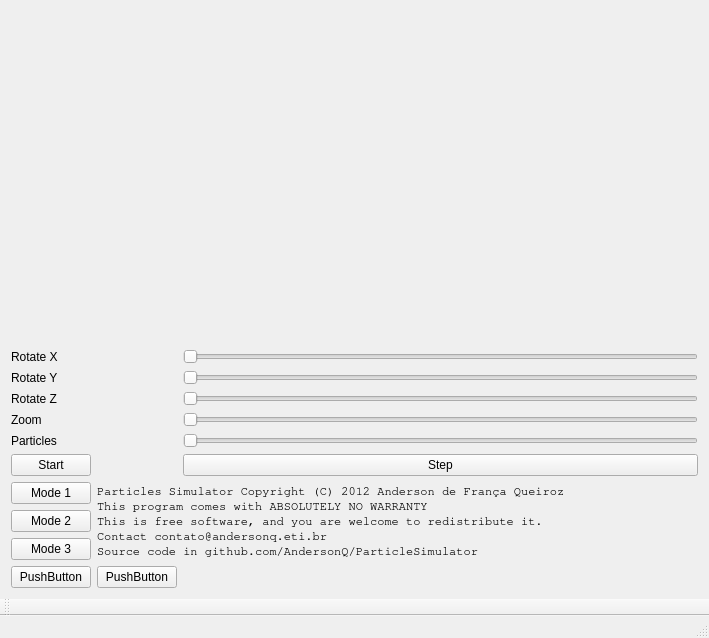
<?xml version="1.0" encoding="UTF-8"?>
<ui version="4.0">
 <class>MainWindow</class>
 <widget class="QMainWindow" name="MainWindow">
  <property name="geometry">
   <rect>
    <x>0</x>
    <y>0</y>
    <width>709</width>
    <height>638</height>
   </rect>
  </property>
  <property name="windowTitle">
   <string>Simulador de Partículas</string>
  </property>
  <widget class="QWidget" name="centralWidget">
   <layout class="QGridLayout" name="gridLayout">
    <item row="0" column="0" rowspan="2" colspan="3">
     <widget class="OpenGL" name="widget" native="true"/>
    </item>
    <item row="2" column="2">
     <widget class="QSlider" name="xslider">
      <property name="maximum">
       <number>360</number>
      </property>
      <property name="orientation">
       <enum>Qt::Horizontal</enum>
      </property>
     </widget>
    </item>
    <item row="3" column="2">
     <widget class="QSlider" name="yslider">
      <property name="maximum">
       <number>360</number>
      </property>
      <property name="orientation">
       <enum>Qt::Horizontal</enum>
      </property>
     </widget>
    </item>
    <item row="4" column="2">
     <widget class="QSlider" name="zslider">
      <property name="maximum">
       <number>360</number>
      </property>
      <property name="orientation">
       <enum>Qt::Horizontal</enum>
      </property>
     </widget>
    </item>
    <item row="2" column="0">
     <widget class="QLabel" name="labelx">
      <property name="text">
       <string>Rotate X</string>
      </property>
     </widget>
    </item>
    <item row="3" column="0">
     <widget class="QLabel" name="labely">
      <property name="text">
       <string>Rotate Y</string>
      </property>
     </widget>
    </item>
    <item row="4" column="0">
     <widget class="QLabel" name="labelz">
      <property name="text">
       <string>Rotate Z</string>
      </property>
     </widget>
    </item>
    <item row="5" column="0">
     <widget class="QLabel" name="labelzoom">
      <property name="text">
       <string>Zoom</string>
      </property>
     </widget>
    </item>
    <item row="5" column="2">
     <widget class="QSlider" name="zoomsider">
      <property name="minimum">
       <number>1</number>
      </property>
      <property name="maximum">
       <number>100</number>
      </property>
      <property name="orientation">
       <enum>Qt::Horizontal</enum>
      </property>
     </widget>
    </item>
    <item row="6" column="2">
     <widget class="QSlider" name="particleNum">
      <property name="minimum">
       <number>1</number>
      </property>
      <property name="maximum">
       <number>1000</number>
      </property>
      <property name="orientation">
       <enum>Qt::Horizontal</enum>
      </property>
     </widget>
    </item>
    <item row="6" column="0">
     <widget class="QLabel" name="label">
      <property name="text">
       <string>Particles</string>
      </property>
     </widget>
    </item>
    <item row="7" column="0">
     <widget class="QPushButton" name="pushButton_2">
      <property name="text">
       <string>Start</string>
      </property>
     </widget>
    </item>
    <item row="11" column="1" rowspan="3" colspan="2">
     <widget class="QLabel" name="label_2">
      <property name="font">
       <font>
        <family>Nimbus Mono L</family>
       </font>
      </property>
      <property name="text">
       <string>Particles Simulator Copyright (C) 2012 Anderson de França Queiroz
This program comes with ABSOLUTELY NO WARRANTY
This is free software, and you are welcome to redistribute it.
Contact contato@andersonq.eti.br
Source code in github.com/AndersonQ/ParticleSimulator</string>
      </property>
     </widget>
    </item>
    <item row="7" column="2">
     <widget class="QPushButton" name="stepButton">
      <property name="text">
       <string>Step</string>
      </property>
     </widget>
    </item>
    <item row="11" column="0">
     <widget class="QPushButton" name="pushButton">
      <property name="text">
       <string>Mode 1</string>
      </property>
     </widget>
    </item>
    <item row="12" column="0">
     <widget class="QPushButton" name="pushButton_3">
      <property name="text">
       <string>Mode 2</string>
      </property>
     </widget>
    </item>
    <item row="13" column="0">
     <widget class="QPushButton" name="pushButton_4">
      <property name="text">
       <string>Mode 3</string>
      </property>
     </widget>
    </item>
    <item row="14" column="0">
     <widget class="QPushButton" name="pushButton_5">
      <property name="text">
       <string>PushButton</string>
      </property>
     </widget>
    </item>
    <item row="14" column="1">
     <widget class="QPushButton" name="pushButton_6">
      <property name="text">
       <string>PushButton</string>
      </property>
     </widget>
    </item>
   </layout>
  </widget>
  <widget class="QMenuBar" name="menuBar">
   <property name="geometry">
    <rect>
     <x>0</x>
     <y>0</y>
     <width>709</width>
     <height>25</height>
    </rect>
   </property>
  </widget>
  <widget class="QToolBar" name="mainToolBar">
   <attribute name="toolBarArea">
    <enum>BottomToolBarArea</enum>
   </attribute>
   <attribute name="toolBarBreak">
    <bool>false</bool>
   </attribute>
  </widget>
  <widget class="QStatusBar" name="statusBar"/>
 </widget>
 <layoutdefault spacing="6" margin="11"/>
 <customwidgets>
  <customwidget>
   <class>OpenGL</class>
   <extends>QWidget</extends>
   <header>opengl.h</header>
   <container>1</container>
   <slots>
    <slot>xslot(int)</slot>
    <slot>yslot(int)</slot>
    <slot>zslot(int)</slot>
    <slot>zoomslot(int)</slot>
    <slot>Step()</slot>
    <slot>set_num_particles(int)</slot>
    <slot>stepbt()</slot>
    <slot>startbt()</slot>
    <slot>timer_inc()</slot>
    <slot>mode1()</slot>
    <slot>mode2()</slot>
    <slot>mode3()</slot>
    <slot>sizep()</slot>
    <slot>sizem()</slot>
   </slots>
  </customwidget>
 </customwidgets>
 <resources/>
 <connections>
  <connection>
   <sender>xslider</sender>
   <signal>valueChanged(int)</signal>
   <receiver>widget</receiver>
   <slot>xslot(int)</slot>
   <hints>
    <hint type="sourcelabel">
     <x>465</x>
     <y>328</y>
    </hint>
    <hint type="destinationlabel">
     <x>75</x>
     <y>103</y>
    </hint>
   </hints>
  </connection>
  <connection>
   <sender>yslider</sender>
   <signal>valueChanged(int)</signal>
   <receiver>widget</receiver>
   <slot>yslot(int)</slot>
   <hints>
    <hint type="sourcelabel">
     <x>600</x>
     <y>353</y>
    </hint>
    <hint type="destinationlabel">
     <x>168</x>
     <y>103</y>
    </hint>
   </hints>
  </connection>
  <connection>
   <sender>zslider</sender>
   <signal>valueChanged(int)</signal>
   <receiver>widget</receiver>
   <slot>zslot(int)</slot>
   <hints>
    <hint type="sourcelabel">
     <x>600</x>
     <y>378</y>
    </hint>
    <hint type="destinationlabel">
     <x>252</x>
     <y>103</y>
    </hint>
   </hints>
  </connection>
  <connection>
   <sender>zoomsider</sender>
   <signal>valueChanged(int)</signal>
   <receiver>widget</receiver>
   <slot>zoomslot(int)</slot>
   <hints>
    <hint type="sourcelabel">
     <x>632</x>
     <y>403</y>
    </hint>
    <hint type="destinationlabel">
     <x>348</x>
     <y>103</y>
    </hint>
   </hints>
  </connection>
  <connection>
   <sender>particleNum</sender>
   <signal>valueChanged(int)</signal>
   <receiver>widget</receiver>
   <slot>set_num_particles(int)</slot>
   <hints>
    <hint type="sourcelabel">
     <x>380</x>
     <y>428</y>
    </hint>
    <hint type="destinationlabel">
     <x>113</x>
     <y>103</y>
    </hint>
   </hints>
  </connection>
  <connection>
   <sender>stepButton</sender>
   <signal>pressed()</signal>
   <receiver>widget</receiver>
   <slot>stepbt()</slot>
   <hints>
    <hint type="sourcelabel">
     <x>357</x>
     <y>461</y>
    </hint>
    <hint type="destinationlabel">
     <x>398</x>
     <y>73</y>
    </hint>
   </hints>
  </connection>
  <connection>
   <sender>pushButton_2</sender>
   <signal>clicked()</signal>
   <receiver>widget</receiver>
   <slot>startbt()</slot>
   <hints>
    <hint type="sourcelabel">
     <x>90</x>
     <y>460</y>
    </hint>
    <hint type="destinationlabel">
     <x>90</x>
     <y>85</y>
    </hint>
   </hints>
  </connection>
  <connection>
   <sender>pushButton</sender>
   <signal>clicked()</signal>
   <receiver>widget</receiver>
   <slot>mode1()</slot>
   <hints>
    <hint type="sourcelabel">
     <x>43</x>
     <y>479</y>
    </hint>
    <hint type="destinationlabel">
     <x>473</x>
     <y>100</y>
    </hint>
   </hints>
  </connection>
  <connection>
   <sender>pushButton_3</sender>
   <signal>clicked()</signal>
   <receiver>widget</receiver>
   <slot>mode2()</slot>
   <hints>
    <hint type="sourcelabel">
     <x>41</x>
     <y>514</y>
    </hint>
    <hint type="destinationlabel">
     <x>586</x>
     <y>107</y>
    </hint>
   </hints>
  </connection>
  <connection>
   <sender>pushButton_4</sender>
   <signal>clicked()</signal>
   <receiver>widget</receiver>
   <slot>mode3()</slot>
   <hints>
    <hint type="sourcelabel">
     <x>74</x>
     <y>545</y>
    </hint>
    <hint type="destinationlabel">
     <x>629</x>
     <y>303</y>
    </hint>
   </hints>
  </connection>
  <connection>
   <sender>pushButton_5</sender>
   <signal>clicked()</signal>
   <receiver>widget</receiver>
   <slot>sizep()</slot>
   <hints>
    <hint type="sourcelabel">
     <x>74</x>
     <y>575</y>
    </hint>
    <hint type="destinationlabel">
     <x>208</x>
     <y>297</y>
    </hint>
   </hints>
  </connection>
  <connection>
   <sender>pushButton_6</sender>
   <signal>clicked()</signal>
   <receiver>widget</receiver>
   <slot>sizem()</slot>
   <hints>
    <hint type="sourcelabel">
     <x>133</x>
     <y>580</y>
    </hint>
    <hint type="destinationlabel">
     <x>514</x>
     <y>289</y>
    </hint>
   </hints>
  </connection>
 </connections>
</ui>
